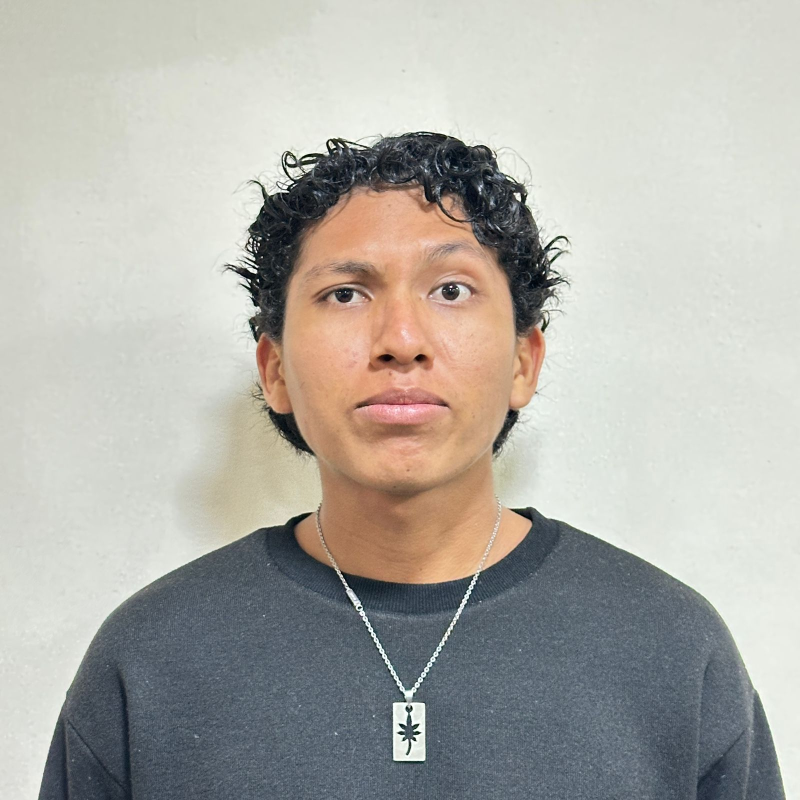
#> input picture dataset/test/AAlegria/img_10.jpeg, 1600 x 1600 px (shown at 1/2 size); its folder holds only this picture in this run
$ jupyter execute --allow-errors lab2u3.ipynb
#> lines starting #> are read from the running program, lines starting #| are printed output that depends on the picture
[cell 1]
import os
import cv2
import numpy as np
from skimage.feature import hog
from sklearn.model_selection import train_test_split
from sklearn.svm import SVC
from sklearn.metrics import accuracy_score, classification_report

[cell 2]
DATASET_PATH = "dataset"
X = []  # Almacenar las caracteristicas
y = []  # Almacenar las etiquetas

[cell 3]
# Cargar TRAIN (7 imágenes por persona)
print("Cargando TRAIN...")
#> (the rest of this cell did not finish here and is left out)

[cell 4]
# Cargar VAL (2 imágenes por persona)
print("Cargando VAL...")
X_val = []
y_val = []

#> (the rest of this cell did not finish here and is left out)

[cell 5]
# Cargar TEST (1 imagen por persona)
print("Cargando TEST...")
X_test = []
y_test = []

for label in os.listdir(os.path.join(DATASET_PATH, "test")):
    subcarpeta = os.path.join(DATASET_PATH, "test", label)
    if not os.path.isdir(subcarpeta):
        continue

    for img_name in os.listdir(subcarpeta):
        img_path = os.path.join(subcarpeta, img_name)

        if not os.path.isfile(img_path):
            continue

        try:
            img = cv2.imread(img_path, cv2.IMREAD_GRAYSCALE)
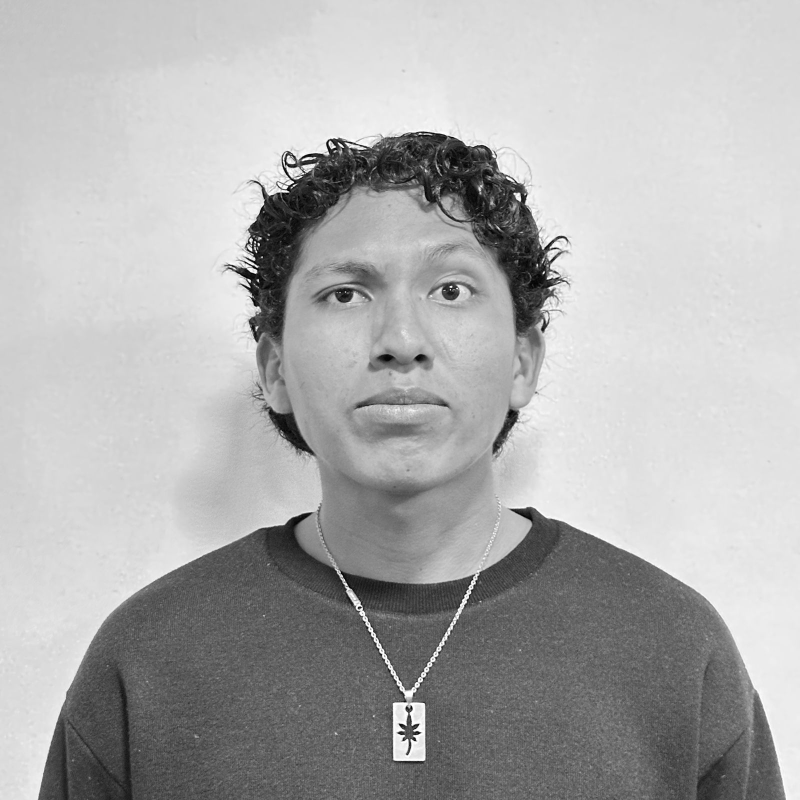
#> img: shape (1600, 1600) (shown at 1/2 size); min 0, max 255, mean 174.4
            if img is None:
                continue

            img = cv2.resize(img, (128, 128))
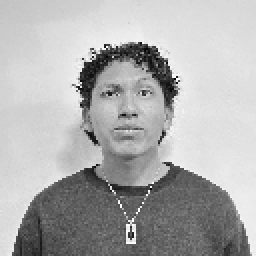
#> img: shape (128, 128) (shown 2 times larger); min 5, max 255, mean 174.3
            img = cv2.equalizeHist(img)
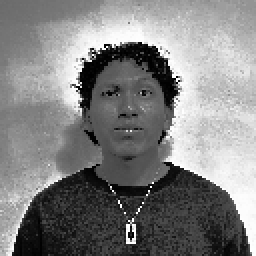
#> img: shape (128, 128) (shown 2 times larger); min 0, max 255, mean 129.1

            features = hog(img, orientations=9, pixels_per_cell=(8, 8), cells_per_block=(2, 2))
#> features = 8100 values, max 0.47 at index 5890, min 0 at index 26, mean 0.14

            X_test.append(features)
            y_test.append(label)
        except Exception as e:
            print(f"Error procesando {img_path}: {e}")
            continue
#> pass 2 of the loop `for label in os.listdir(os.path.join(DATASET_PATH, "test")):`:
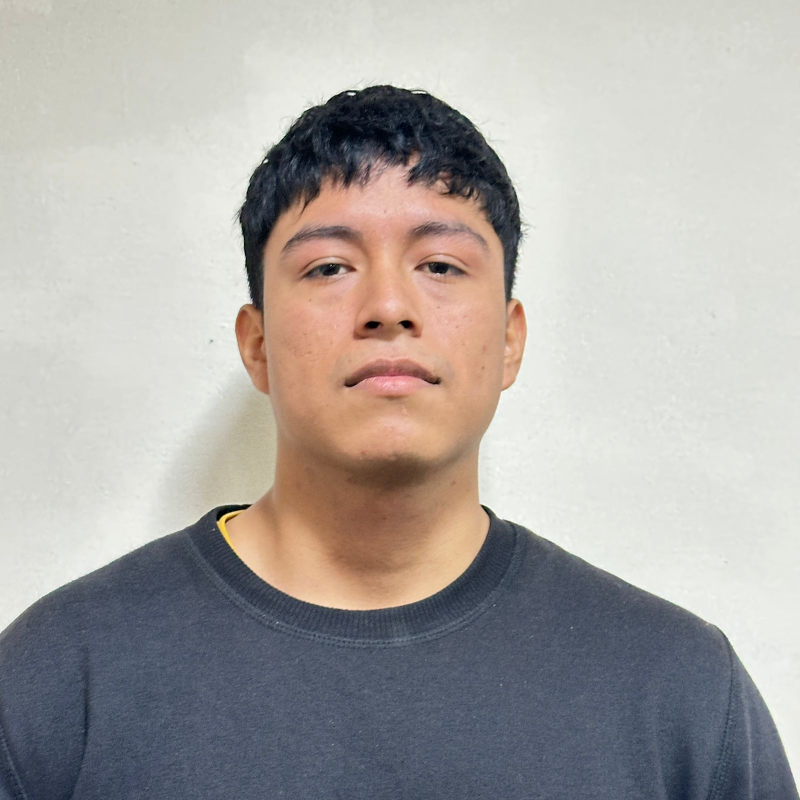
#> input picture dataset/test/ALara/img_10.jpeg, 1600 x 1600 px (shown at 1/2 size)
#> `img = cv2.resize(img, (128, 128))`:
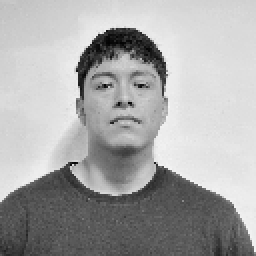
#> img: shape (128, 128) (shown 2 times larger); min 1, max 246, mean 168.2
#> `img = cv2.equalizeHist(img)`:
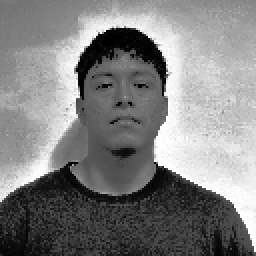
#> img: shape (128, 128) (shown 2 times larger); min 0, max 255, mean 129
#> features = 8100 values, max 0.518 at index 6468, min 0 at index 7, mean 0.136
#> pass 3 of the loop `for label in os.listdir(os.path.join(DATASET_PATH, "test")):`:
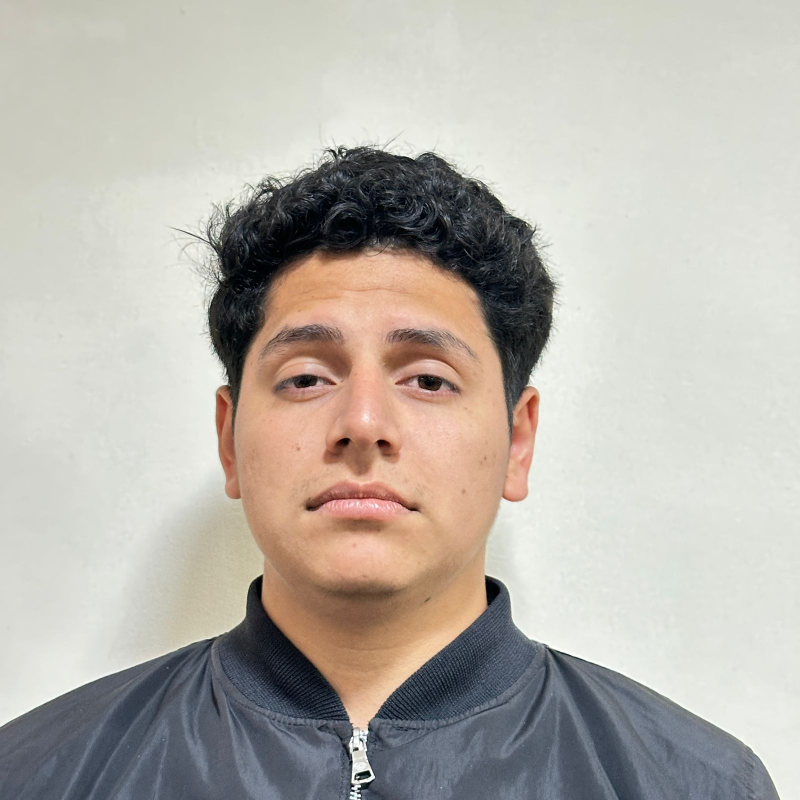
#> input picture dataset/test/ASaula/img_10.jpeg, 1600 x 1600 px (shown at 1/2 size)
#> `img = cv2.resize(img, (128, 128))`:
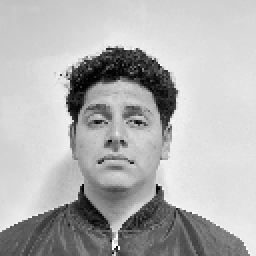
#> img: shape (128, 128) (shown 2 times larger); min 0, max 254, mean 179.5
#> `img = cv2.equalizeHist(img)`:
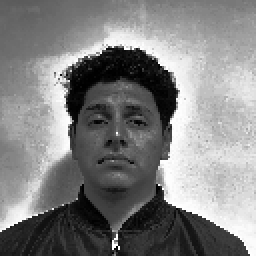
#> img: shape (128, 128) (shown 2 times larger); min 0, max 255, mean 129.1
#> features = 8100 values, max 0.545 at index 7546, min 0 at index 8, mean 0.133
#> the loop made 4 passes; the first 3 are shown

X_test = np.array(X_test)
y_test = np.array(y_test)

print(f"TEST: {len(X_test)} imagenes, {len(set(y_test))} personas")

[cell 6]
# IMPORTANTE: Combinar TRAIN + VAL para maximizar datos de entrenamiento
# Asi usamos 9 imagenes por persona (7 de train + 2 de val) en lugar de solo 7
print("\n=== COMBINANDO TRAIN + VAL ===")
X_train = np.vstack([X, X_val])
y_train = np.concatenate([y, y_val])

print(f"Total para entrenamiento: {len(X_train)} imagenes ({len(X_train)//16} por persona)")
print(f"Total para test: {len(X_test)} imagenes (1 por persona)")

[cell 7]
# Normalizar datos (mejora mucho el rendimiento)
print("\nNormalizando caracteristicas...")
mean = np.mean(X_train, axis=0)
std = np.std(X_train, axis=0)
std[std == 0] = 1

X_train_norm = (X_train - mean) / std
#> (the rest of this cell did not finish here and is left out)

[cell 8]
print("\n=== ENTRENANDO MODELO ===")

# Parametros optimizados para dataset con pocas imagenes
model = SVC(kernel='rbf', C=10, gamma='scale', random_state=42)
#> (the rest of this cell did not finish here and is left out)

[cell 9]
print("\n=== EVALUACION EN TEST ===")
#> (the rest of this cell did not finish here and is left out)

[cell 10]
# Analisis detallado de predicciones
print("\n=== ANALISIS DETALLADO ===")
print(f"{'Persona':<15} {'Prediccion':<15} {'Resultado'}")
print("-" * 50)

correctos = 0
errores_lista = []

#> (the rest of this cell did not finish here and is left out)

[cell 11]
import matplotlib.pyplot as plt

def listar_imagenes_test():
    """
    Lista todas las imágenes de test con números
    """
    base_path = './dataset/test'
    personas = sorted(os.listdir(base_path))

    imagenes_disponibles = []
    contador = 1

    print("\n" + "="*60)
    print("IMAGENES DISPONIBLES PARA PROBAR:")
    print("="*60)

    for persona in personas:
        persona_path = os.path.join(base_path, persona)
        if not os.path.isdir(persona_path):
            continue

        imagenes = sorted(os.listdir(persona_path))

        for img in imagenes:
            ruta_completa = os.path.join(persona_path, img)
            imagenes_disponibles.append((contador, persona, ruta_completa))
            print(f"{contador}. {persona} - {img}")
            contador += 1
#> pass 2 of the loop in listar_imagenes_test, `for persona in personas:`:
#> pass 3 of the loop in listar_imagenes_test, `for persona in personas:`:
#> the loop made 4 passes; the first 3 are shown

    print("="*60 + "\n")
    return imagenes_disponibles


def predecir_por_numero(numero, imagenes_disponibles):
    """
    Predice basándose en el número elegido
    """
#> called with numero = 9
    # Buscar la imagen
    imagen_info = None
    for num, persona, ruta in imagenes_disponibles:
        if num == numero:
            imagen_info = (persona, ruta)
            break

    if imagen_info is None:
        print(f"Error: No existe la imagen número {numero}")
        return

    persona_real, ruta = imagen_info

    print(f"\n{'='*60}")
    print(f"PREDICCION #{numero}")
    print(f"{'='*60}")
    print(f"Persona real: {persona_real}")

    # Leer y procesar - MISMO PROCESO QUE EN ENTRENAMIENTO
    img = cv2.imread(ruta, cv2.IMREAD_GRAYSCALE)

    if img is None:
        print(f"Error: No se pudo leer la imagen {ruta}")
        return

    # IMPORTANTE: Mismo tamaño que entrenamiento (128x128)
    img_resized = cv2.resize(img, (128, 128))

    # IMPORTANTE: Ecualización de histograma (igual que en entrenamiento)
    img_equalized = cv2.equalizeHist(img_resized)

    # IMPORTANTE: Extraer HOG features (igual que en entrenamiento)
    features = hog(img_equalized, orientations=9, pixels_per_cell=(8, 8),
                   cells_per_block=(2, 2))

    # Normalizar usando los mismos parámetros del entrenamiento
    features_normalized = (features - mean) / std
    features_normalized = features_normalized.reshape(1, -1)

    # Predecir
    prediccion = model.predict(features_normalized)[0]

    # Obtener probabilidades (confianza)
    decision_values = model.decision_function(features_normalized)[0]
    max_confidence = np.max(decision_values)

    print(f"Predicción: {prediccion}")
    print(f"Confianza: {max_confidence:.4f}")
    print(f"Resultado: {'✓ CORRECTO' if prediccion == persona_real else '✗ ERROR'}")
    print(f"{'='*60}\n")

    # Mostrar imagen
    plt.figure(figsize=(8, 6))
    plt.imshow(img, cmap='gray')
    color = 'green' if prediccion == persona_real else 'red'
    plt.title(f"Real: {persona_real} | Predicción: {prediccion}\nConfianza: {max_confidence:.2f}",
              color=color, fontsize=14, fontweight='bold')
    plt.axis('off')
    plt.tight_layout()
    plt.show()


# ==== USAR ASÍ ====

# 1. Listar todas las imágenes
imagenes = listar_imagenes_test()


predecir_por_numero(9, imagenes)
